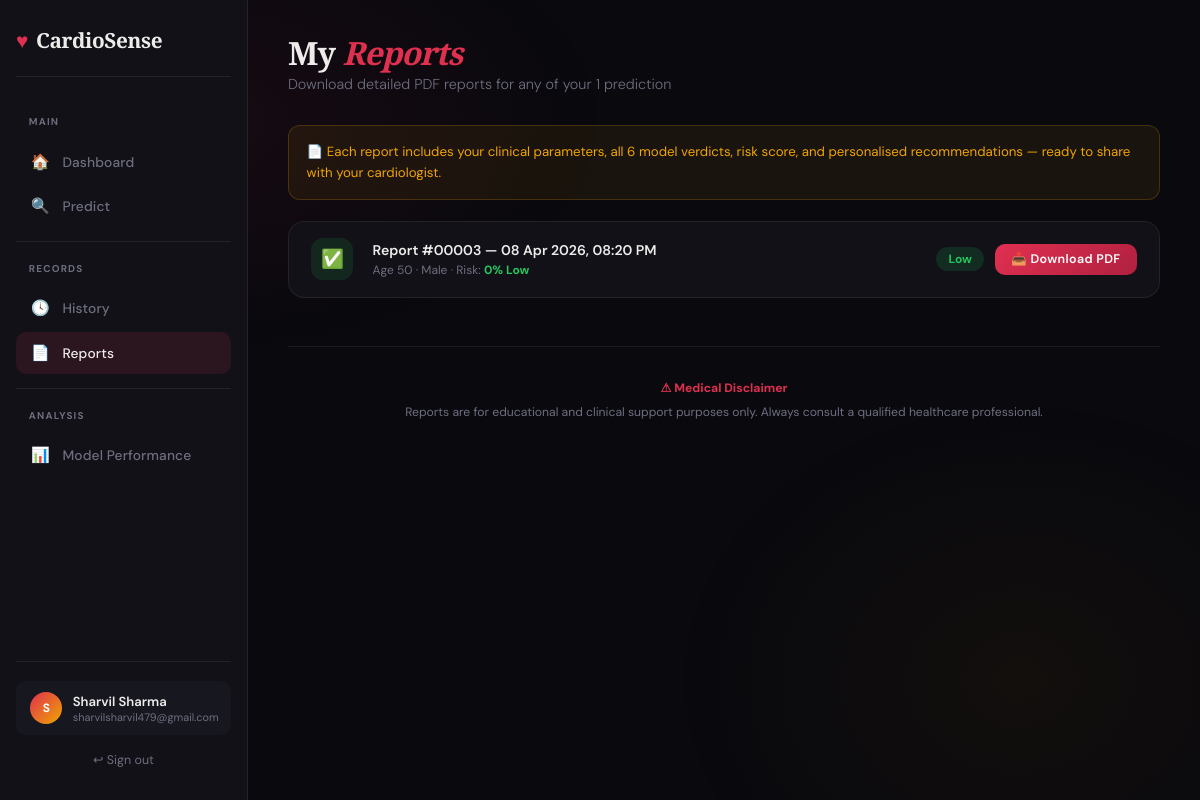
/reports (signed in), run on an earlier commit of the app's database.
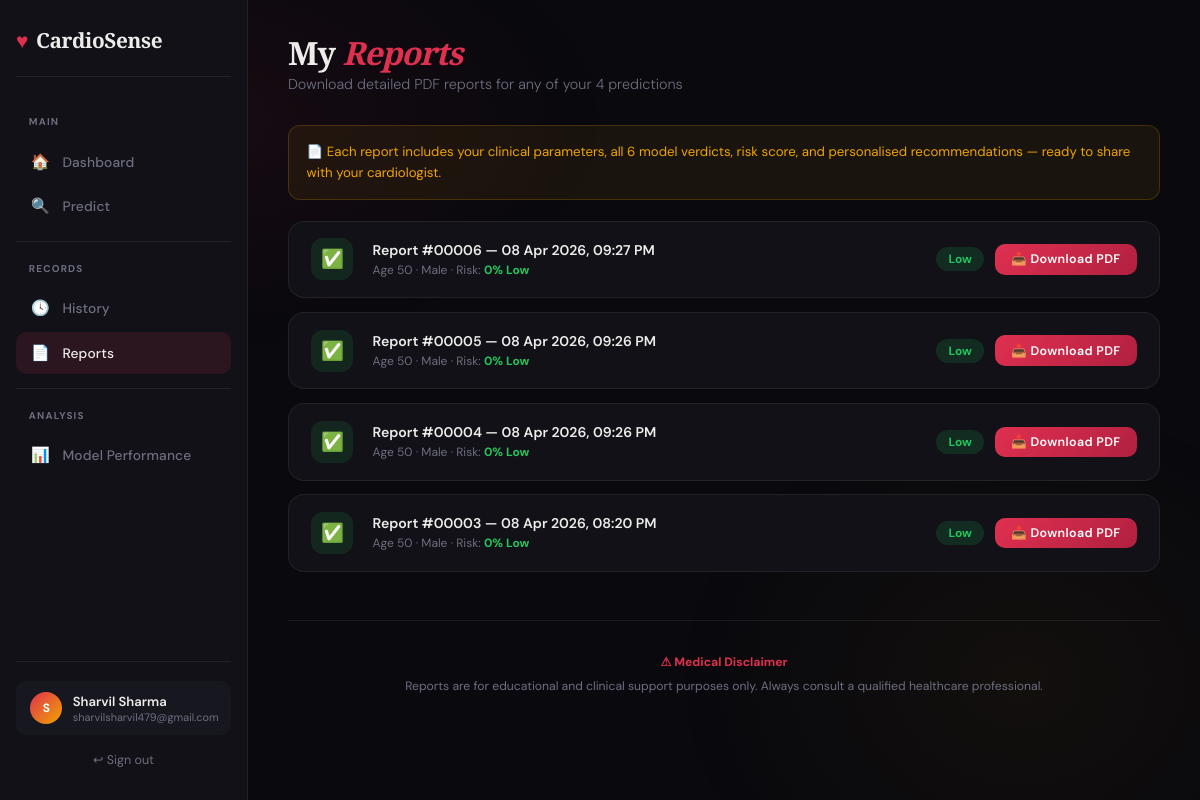
And on a later commit of the database.
### app.py (models this page shows)
class Prediction(db.Model):
    id           = db.Column(db.Integer, primary_key=True)
    user_id      = db.Column(db.Integer, db.ForeignKey('user.id'), nullable=False)
    created_at   = db.Column(db.DateTime, default=datetime.utcnow)
    age          = db.Column(db.Integer)
    sex          = db.Column(db.Integer)
    chestpain    = db.Column(db.Integer)
    rbp          = db.Column(db.Integer)
    cholesterol  = db.Column(db.Integer)
    fasting_bs   = db.Column(db.Integer)
    ecg          = db.Column(db.Integer)
    max_hr       = db.Column(db.Integer)
    angina       = db.Column(db.Integer)
    oldpeak      = db.Column(db.Float)
    st_slope     = db.Column(db.Integer)
    risk_pct     = db.Column(db.Integer)
    risk_label   = db.Column(db.String(20))
    results_json = db.Column(db.Text)

### app.py (the view)
@app.route('/reports')
@login_required
def reports():
    preds = Prediction.query.filter_by(user_id=session['user_id'])\
                            .order_by(Prediction.created_at.desc()).all()
    return render_template('reports.html', predictions=preds, name=session['name'])

### app.py (called while the page is built)
def login_required(f):
    @wraps(f)
    def decorated(*args, **kwargs):
        if 'user_id' not in session:
            return redirect(url_for('login'))
        return f(*args, **kwargs)
    return decorated

### templates/reports.html (shortened to what this page needs)
{% extends "base.html" %}
{% block content %}
<div class="page-header">
  <h1>My <em>Reports</em></h1>
  <p>Download detailed PDF reports for any of your {{ predictions|length }} prediction{{ 's' if predictions|length != 1 else '' }}</p>
</div>
{% if predictions %}
<div class="info-box">
  📄 Each report includes your clinical parameters, all 6 model verdicts, risk score, and personalised recommendations — ready to share with your cardiologist.
</div>
<div class="reports-grid">
{% for p in predictions %}
<div class="report-row">
  <div class="rep-icon rep-icon-{{ p.risk_label }}">
    {{ '⚠️' if p.risk_label=='high' else ('🟡' if p.risk_label=='moderate' else '✅') }}
  </div>
  <div class="rep-info">
    <h4>Report #{{ '%05d' % p.id }} — {{ p.created_at.strftime('%d %b %Y, %I:%M %p') }}</h4>
    <p>Age {{ p.age }} · {{ 'Male' if p.sex==0 else 'Female' }} · Risk: <strong style="color:{{ '#e03050' if p.risk_label=='high' else ('#f0a500' if p.risk_label=='moderate' else '#22c55e') }}">{{ p.risk_pct }}% {{ p.risk_label|capitalize }}</strong></p>
  </div>
  <div class="rep-right">
    <span class="risk-badge risk-{{ p.risk_label }}">{{ p.risk_label|capitalize }}</span>
    <a href="/api/report/{{ p.id }}" class="btn btn-primary btn-sm">📥 Download PDF</a>
  </div>
</div>
{% endfor %}
</div>
{% endif %}
<div class="disclaimer">
  <strong>⚠ Medical Disclaimer</strong><br>
  Reports are for educational and clinical support purposes only. Always consult a qualified healthcare professional.
</div>
{% endblock %}

### templates/base.html (shortened to what this page needs)
<!DOCTYPE html>
<html lang="en">
<head>
</head>
<body>
{% if session.user_id %}
<aside class="sidebar">
  <div class="sidebar-logo">
    <span class="heart">♥</span> CardioSense
  </div>
  <nav class="sidebar-nav">
    <div class="nav-section-label">Main</div>
    <a href="/dashboard" class="nav-link {% if request.path=='/dashboard' %}active{% endif %}">
      <span class="nav-icon">🏠</span> Dashboard
    </a>
    <a href="/predict" class="nav-link {% if request.path=='/predict' %}active{% endif %}">
      <span class="nav-icon">🔍</span> Predict
    </a>
    <div class="nav-divider"></div>
    <div class="nav-section-label">Records</div>
    <a href="/history" class="nav-link {% if request.path=='/history' %}active{% endif %}">
      <span class="nav-icon">🕓</span> History
    </a>
    <a href="/reports" class="nav-link {% if request.path=='/reports' %}active{% endif %}">
      <span class="nav-icon">📄</span> Reports
    </a>
    <div class="nav-divider"></div>
    <div class="nav-section-label">Analysis</div>
    <a href="/performance" class="nav-link {% if request.path=='/performance' %}active{% endif %}">
      <span class="nav-icon">📊</span> Model Performance
    </a>
  </nav>
  <div class="sidebar-footer">
    <div class="user-chip">
      <div class="avatar">{{ session.name[0]|upper }}</div>
      <div>
        <div class="user-name">{{ session.name }}</div>
        <div class="user-role">{{ session.email }}</div>
      </div>
    </div>
    <a href="/logout" class="logout-link">↩ Sign out</a>
  </div>
</aside>
{% endif %}
<div class="main">
  {% block content %}{% endblock %}
</div>
</body>
</html>

### templates/base.html (style rules this page uses)
:root { --bg:#09090e; --surface:#111117; --surface2:#17171f; --border:rgba(255,255,255,0.07); --accent:#e03050; --gold:#f0a500; --text:#eeeceb; --muted:#6e6e80; --success:#22c55e; --warn:#f0a500; --glow:0 0 40px rgba(224,48,80,0.1); --radius:16px; }
*,*::before,*::after { box-sizing:border-box;margin:0;padding:0 }
html { scroll-behavior:smooth }
body { background:var(--bg);color:var(--text);font-family:'DM Sans',sans-serif;min-height:100vh;overflow-x:hidden }
body::before { content:'';position:fixed;inset:0;background:radial-gradient(ellipse 55% 45% at 15% 15%,rgba(224,48,80,.07) 0%,transparent 65%),radial-gradient(ellipse 45% 55% at 85% 85%,rgba(240,165,0,.045) 0%,transparent 65%);pointer-events:none;z-index:0 }
.sidebar { position:fixed;left:0;top:0;bottom:0;width:248px;background:var(--surface);border-right:1px solid var(--border);display:flex;flex-direction:column;padding:1.6rem 1rem;z-index:50 }
.sidebar-logo { font-family:'Playfair Display',serif;font-size:1.3rem;font-weight:700;letter-spacing:-.02em;display:flex;align-items:center;gap:.5rem;margin-bottom:2rem;padding-bottom:1.4rem;border-bottom:1px solid var(--border) }
.sidebar-logo .heart { color:var(--accent);animation:hb 1.8s ease-in-out infinite;display:inline-block }
.nav-section-label { font-size:.62rem;font-weight:700;letter-spacing:.12em;text-transform:uppercase;color:var(--muted);padding:.4rem .8rem;margin-bottom:.2rem }
.nav-link { display:flex;align-items:center;gap:.75rem;padding:.7rem .9rem;border-radius:10px;color:var(--muted);font-size:.86rem;font-weight:500;text-decoration:none;transition:all .2s;letter-spacing:.01em;position:relative }
.nav-link.active { background:rgba(224,48,80,.12);color:var(--text) }
.nav-link.active .nav-icon { color:var(--accent) }
.nav-link .nav-icon { font-size:.95rem;width:20px;text-align:center }
.sidebar-nav { display:flex;flex-direction:column;gap:.15rem;flex:1 }
.nav-divider { height:1px;background:var(--border);margin:.7rem 0 }
.sidebar-footer { padding-top:1.2rem;border-top:1px solid var(--border) }
.user-chip { display:flex;align-items:center;gap:.65rem;padding:.7rem .9rem;border-radius:10px;background:var(--surface2);font-size:.82rem }
.avatar { width:32px;height:32px;border-radius:50%;background:linear-gradient(135deg,var(--accent),var(--gold));display:flex;align-items:center;justify-content:center;font-weight:700;font-size:.75rem;flex-shrink:0;color:#fff }
.user-name { font-weight:600;color:var(--text);white-space:nowrap;overflow:hidden;text-overflow:ellipsis;max-width:130px }
.user-role { font-size:.68rem;color:var(--muted) }
.logout-link { display:block;text-align:center;margin-top:.65rem;font-size:.78rem;color:var(--muted);text-decoration:none;padding:.4rem;border-radius:8px;transition:color .2s,background .2s }
.main { margin-left:248px;padding:2.2rem 2.5rem;position:relative;z-index:1;min-height:100vh }
.page-header { margin-bottom:2rem }
.page-header h1 { font-family:'Playfair Display',serif;font-size:2rem;font-weight:900;letter-spacing:-.03em;line-height:1.1;margin-bottom:.3rem }
.page-header h1 em { font-style:italic;color:var(--accent) }
.page-header p { color:var(--muted);font-size:.9rem;font-weight:300 }
.btn { display:inline-flex;align-items:center;justify-content:center;gap:.5rem;padding:.72rem 1.6rem;border-radius:10px;font-family:'DM Sans',sans-serif;font-size:.88rem;font-weight:600;letter-spacing:.03em;cursor:pointer;border:none;transition:transform .2s,box-shadow .2s,opacity .2s;text-decoration:none }
.btn-primary { background:linear-gradient(135deg,var(--accent) 0%,#b02040 100%);color:#fff }
.btn-sm { padding:.45rem 1rem;font-size:.78rem }
.risk-badge { display:inline-flex;align-items:center;gap:.35rem;padding:.25rem .75rem;border-radius:50px;font-size:.75rem;font-weight:700 }
.risk-low { background:rgba(34,197,94,.15);color:var(--success) }
.disclaimer { text-align:center;padding:1.8rem;color:var(--muted);font-size:.76rem;border-top:1px solid var(--border);margin-top:3rem;line-height:2 }
.disclaimer strong { color:var(--accent) }

What changed in the data, as far as the page shows it:
added Prediction: risk_label "✅", id "00006", created_at "08 Apr 2026, 09:27 PM", age "50", sex "Male", risk_pct "0", risk_label "Low"
added Prediction: risk_label "✅", id "00005", created_at "08 Apr 2026, 09:26 PM", age "50", sex "Male", risk_pct "0", risk_label "Low"
added Prediction: risk_label "✅", id "00004", created_at "08 Apr 2026, 09:26 PM", age "50", sex "Male", risk_pct "0", risk_label "Low"
Also different on the page:
{{ predictions|length }}: "1" → "4"
{{ 's' if predictions|length != 1 else '' }}: (not shown) → "s"
